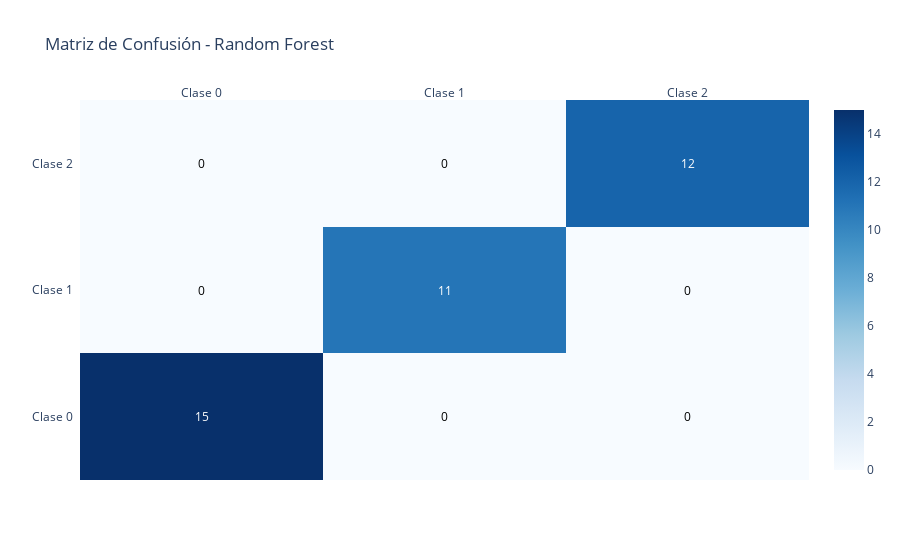
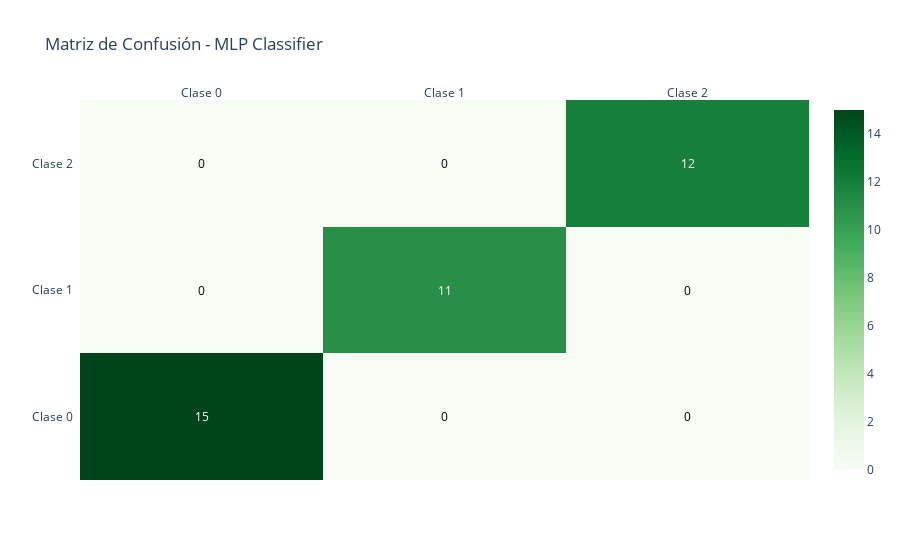

Notebook code cell kept with these figures, in order:
### Code cell
from sklearn.metrics import confusion_matrix
import plotly.figure_factory as ff

# Calcular matrices de confusión
rf_cm = confusion_matrix(y_test.argmax(axis=1), rf_preds.argmax(axis=1))
mlp_cm = confusion_matrix(y_test.argmax(axis=1), mlp_preds.argmax(axis=1))

# Crear gráficos de matrices de confusión
fig_rf = ff.create_annotated_heatmap(
    z=rf_cm,
    x=['Clase 0', 'Clase 1', 'Clase 2'],
    y=['Clase 0', 'Clase 1', 'Clase 2'],
    colorscale='Blues',
    showscale=True
)
fig_rf.update_layout(title='Matriz de Confusión - Random Forest')
fig_rf.show()

fig_mlp = ff.create_annotated_heatmap(
    z=mlp_cm,
    x=['Clase 0', 'Clase 1', 'Clase 2'],
    y=['Clase 0', 'Clase 1', 'Clase 2'],
    colorscale='Greens',
    showscale=True
)
fig_mlp.update_layout(title='Matriz de Confusión - MLP Classifier')
fig_mlp.show()

### Figure 1 — Plotly figure (JSON) as saved in the notebook; plotly's stock layout.template omitted (floating-point values rounded to 4 significant figures)
{"data": [{"colorscale": [[0, "rgb(247,251,255)"], [0.125, "rgb(222,235,247)"], [0.25, "rgb(198,219,239)"], [0.375, "rgb(158,202,225)"], [0.5, "rgb(107,174,214)"], [0.625, "rgb(66,146,198)"], [0.75, "rgb(33,113,181)"], [0.875, "rgb(8,81,156)"], [1, "rgb(8,48,107)"]], "reversescale": false, "showscale": true, "type": "heatmap", "x": ["Clase 0", "Clase 1", "Clase 2"], "y": ["Clase 0", "Clase 1", "Clase 2"], "z": [[15, 0, 0], [0, 11, 0], [0, 0, 12]]}], "layout": {"annotations": [{"font": {"color": "#FFFFFF"}, "showarrow": false, "text": "15", "x": "Clase 0", "xref": "x", "y": "Clase 0", "yref": "y"}, {"font": {"color": "#000000"}, "showarrow": false, "text": "0", "x": "Clase 1", "xref": "x", "y": "Clase 0", "yref": "y"}, {"font": {"color": "#000000"}, "showarrow": false, "text": "0", "x": "Clase 2", "xref": "x", "y": "Clase 0", "yref": "y"}, {"font": {"color": "#000000"}, "showarrow": false, "text": "0", "x": "Clase 0", "xref": "x", "y": "Clase 1", "yref": "y"}, {"font": {"color": "#FFFFFF"}, "showarrow": false, "text": "11", "x": "Clase 1", "xref": "x", "y": "Clase 1", "yref": "y"}, {"font": {"color": "#000000"}, "showarrow": false, "text": "0", "x": "Clase 2", "xref": "x", "y": "Clase 1", "yref": "y"}, {"font": {"color": "#000000"}, "showarrow": false, "text": "0", "x": "Clase 0", "xref": "x", "y": "Clase 2", "yref": "y"}, {"font": {"color": "#000000"}, "showarrow": false, "text": "0", "x": "Clase 1", "xref": "x", "y": "Clase 2", "yref": "y"}, {"font": {"color": "#FFFFFF"}, "showarrow": false, "text": "12", "x": "Clase 2", "xref": "x", "y": "Clase 2", "yref": "y"}], "title": {"text": "Matriz de Confusión - Random Forest"}, "xaxis": {"dtick": 1, "gridcolor": "rgb(0, 0, 0)", "side": "top", "ticks": ""}, "yaxis": {"dtick": 1, "ticks": "", "ticksuffix": "  "}}}

### Figure 2 — Plotly figure (JSON) as saved in the notebook; plotly's stock layout.template omitted (floating-point values rounded to 4 significant figures)
{"data": [{"colorscale": [[0, "rgb(247,252,245)"], [0.125, "rgb(229,245,224)"], [0.25, "rgb(199,233,192)"], [0.375, "rgb(161,217,155)"], [0.5, "rgb(116,196,118)"], [0.625, "rgb(65,171,93)"], [0.75, "rgb(35,139,69)"], [0.875, "rgb(0,109,44)"], [1, "rgb(0,68,27)"]], "reversescale": false, "showscale": true, "type": "heatmap", "x": ["Clase 0", "Clase 1", "Clase 2"], "y": ["Clase 0", "Clase 1", "Clase 2"], "z": [[15, 0, 0], [0, 11, 0], [0, 0, 12]]}], "layout": {"annotations": [{"font": {"color": "#FFFFFF"}, "showarrow": false, "text": "15", "x": "Clase 0", "xref": "x", "y": "Clase 0", "yref": "y"}, {"font": {"color": "#000000"}, "showarrow": false, "text": "0", "x": "Clase 1", "xref": "x", "y": "Clase 0", "yref": "y"}, {"font": {"color": "#000000"}, "showarrow": false, "text": "0", "x": "Clase 2", "xref": "x", "y": "Clase 0", "yref": "y"}, {"font": {"color": "#000000"}, "showarrow": false, "text": "0", "x": "Clase 0", "xref": "x", "y": "Clase 1", "yref": "y"}, {"font": {"color": "#FFFFFF"}, "showarrow": false, "text": "11", "x": "Clase 1", "xref": "x", "y": "Clase 1", "yref": "y"}, {"font": {"color": "#000000"}, "showarrow": false, "text": "0", "x": "Clase 2", "xref": "x", "y": "Clase 1", "yref": "y"}, {"font": {"color": "#000000"}, "showarrow": false, "text": "0", "x": "Clase 0", "xref": "x", "y": "Clase 2", "yref": "y"}, {"font": {"color": "#000000"}, "showarrow": false, "text": "0", "x": "Clase 1", "xref": "x", "y": "Clase 2", "yref": "y"}, {"font": {"color": "#FFFFFF"}, "showarrow": false, "text": "12", "x": "Clase 2", "xref": "x", "y": "Clase 2", "yref": "y"}], "title": {"text": "Matriz de Confusión - MLP Classifier"}, "xaxis": {"dtick": 1, "gridcolor": "rgb(0, 0, 0)", "side": "top", "ticks": ""}, "yaxis": {"dtick": 1, "ticks": "", "ticksuffix": "  "}}}
